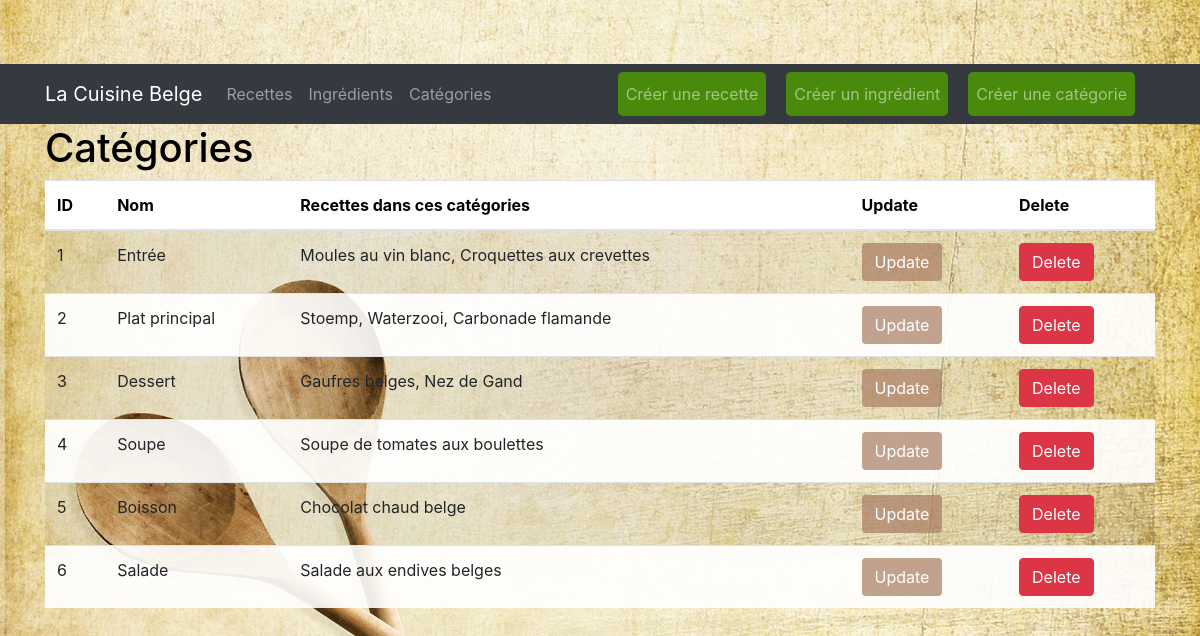
The page /Views/categoryView.php on the database its author committed.
### tables this page shows
CREATE TABLE categories (
  id INT PRIMARY KEY AUTO_INCREMENT,
  name VARCHAR(255) NOT NULL
);

CREATE TABLE recipes (
   id INT PRIMARY KEY AUTO_INCREMENT,
   name VARCHAR(255) NOT NULL,
   category_id INT DEFAULT -1
);

### Models/Dao/Dao.php (called while the page is built, shortened)
<?php
abstract class Dao implements InterfaceDao {
    protected $table;
    public function __construct ($table) {
        $this->table = $table;
    }
    public function connect () {
        $this->db = new PDO('mysql:host=localhost;dbname=games', 'root', 'toto');
        $this->db->setAttribute(PDO::ATTR_ERRMODE, PDO::ERRMODE_EXCEPTION);
    }
    public function fetch_all () {
        $statement = $this->db->prepare("SELECT * FROM {$this->table}");
        try {
            $statement->execute();
            $results = $statement->fetchAll(PDO::FETCH_ASSOC);
            if ($results) {
                $list = array();
                foreach($results as $result) {
                    array_push($list, $this->create($result));
                }
                return $list;
            }
            return false;
        } catch (PDOException $exception) {
            var_dump($exception);
        }
    }
    public function where ($attr, $value) {
        $statement = $this->db->prepare("SELECT * FROM {$this->table} WHERE {$attr} = ?");
        try {
            $statement->execute([$value]);
            $results = $statement->fetchAll(PDO::FETCH_ASSOC);
            if ($results) {
                $list = array();
                foreach($results as $result) {
                    array_push($list, $this->create($result));
                }
                return $list;
            }
            return false;
        } catch (PDOException $exception) {
            var_dump($exception);
        }
    }
}

### Models/Entities/Entity.php (called while the page is built, shortened)
<?php
abstract class Entity implements InterfaceEntity {
    public static function all () {
        return (new static::$dao)->fetch_all();
    }
    public static function where ($attr, $value) {
        return (new static::$dao)->where($attr, $value);
    }
    public function hasMany ($class, $prop, $name) {
        if (!$this->$prop) {
            $this->$prop = $class::where($name, $this->id);
        }
        return $this->$prop;
    }
}

### Models/Dao/CategoryDao.php (called while the page is built, shortened)
<?php
class CategoryDao extends Dao {
    public function create($data) {
        return new CategoryEntity (
            $data["id"] ?? false,
            $data["name"] ?? false,
            false
        );
    }
}

### Models/Entities/CategoryEntity.php (called while the page is built, shortened)
<?php
class CategoryEntity extends Entity {
    protected $recipes;
    public function __construct($id, $name, $recipes = false) {
        $this->id = $id;
        $this->name = $name;
        $this->recipes = $recipes;
    }
    public function __get($prop) {
        if (property_exists($this, $prop)) {
            if ($prop == "recipes") {
                return $this->recipes();
            }
            return $this->$prop;
        }
    }
    public function recipes() {
        if ($this->recipes === false) {
            $this->recipes = $this->hasMany(RecipeEntity::class, "recipes", "category_id");
        }
        return $this->recipes ?: [];
    }
}

### Models/Dao/RecipeDao.php (called while the page is built, shortened)
<?php
class RecipeDao extends Dao {
    public function create($data) {
        return new RecipeEntity (
            $data["id"] ?? false,
            $data["name"] ?? false,
            $data["category_id"] ?? false,
            false
        );
    }
}

### Models/Entities/RecipeEntity.php (called while the page is built, shortened)
<?php
class RecipeEntity extends Entity {
    public function __construct($id, $name, $category_id, $category = null, $ingredients = false) {
        $this->name = $name;
    }
    public function __get($prop) {
        if (property_exists($this, $prop)) {
            return $this->$prop;
        }
    }
}

### Views/categoryView.php (the view, shortened to what this page needs)
<!DOCTYPE html>
<html lang="fr">
<head>
    <link rel="stylesheet" href="https://maxcdn.bootstrapcdn.com/bootstrap/4.5.2/css/bootstrap.min.css">
    <link rel="stylesheet" href="../CSS/style.css">
</head>
<body>
<?php
include('partials/header.php');
?>
    <div class="container">
        <h1>Catégories</h1>
        <table class="table table-striped">
            <thead>
                <tr>
                    <th>ID</th>
                    <th>Nom</th>
                    <th>Recettes dans ces catégories</th>
                    <th>Update</th>
                    <th>Delete</th>
                </tr>
            </thead>
            <tbody>
            <?php
                $allCategory = CategoryEntity::all();
                foreach ($allCategory as $category) {
                    if ($category->id == -1) {
                        continue;
                    }
                    $recipes = $category->recipes;
                    $recipeNames = array_map(function($recipe) {
                        return $recipe->name;
                    }, $recipes);
                    $recipeList = implode(", ", $recipeNames);
                    echo "<tr>";
                    echo "<td>" . $category->id . "</td>";
                    echo "<td>" . $category->name . "</td>";
                    echo "<td>" . $recipeList . "</td>";
                    echo "<td><a href='updateCategoryView.php?id={$category->id}' class='btn custom-button'>Update</a></td>";
                    echo "<td><a href='../Controllers/deleteCategoryController.php?id={$category->id}' class='btn btn-danger'>Delete</a></td>";
                    echo "</tr>";
                }
                ?>
            </tbody>
        </table>
    </div>
</body>
</html>

### CSS/style.css (style rules this page uses)
body { background-image: url('../Images/recetteImage.jpeg'); background-size: cover; background-position: center; background-repeat: no-repeat; background-attachment: fixed; padding-top: 4rem; }
tr { background-color: white; }
th { color: #000000; }
h1 { color: black; }
.custom-button { background-color: rgb(169, 123, 97, 0.7); color: #ffffff; }
tr:nth-child(even) { background-color: rgba(255, 255, 255, 0.9); }

### rows shown on the page
categories: id "1", name "Entrée", recipeList "Moules au vin blanc, Croquettes aux crevettes"
categories: id "2", name "Plat principal", recipeList "Stoemp, Waterzooi, Carbonade flamande"
categories: id "3", name "Dessert", recipeList "Gaufres belges, Nez de Gand"
categories: id "4", name "Soupe", recipes.name "Soupe de tomates aux boulettes"
categories: id "5", name "Boisson", recipes.name "Chocolat chaud belge"
categories: id "6", name "Salade", recipes.name "Salade aux endives belges"
